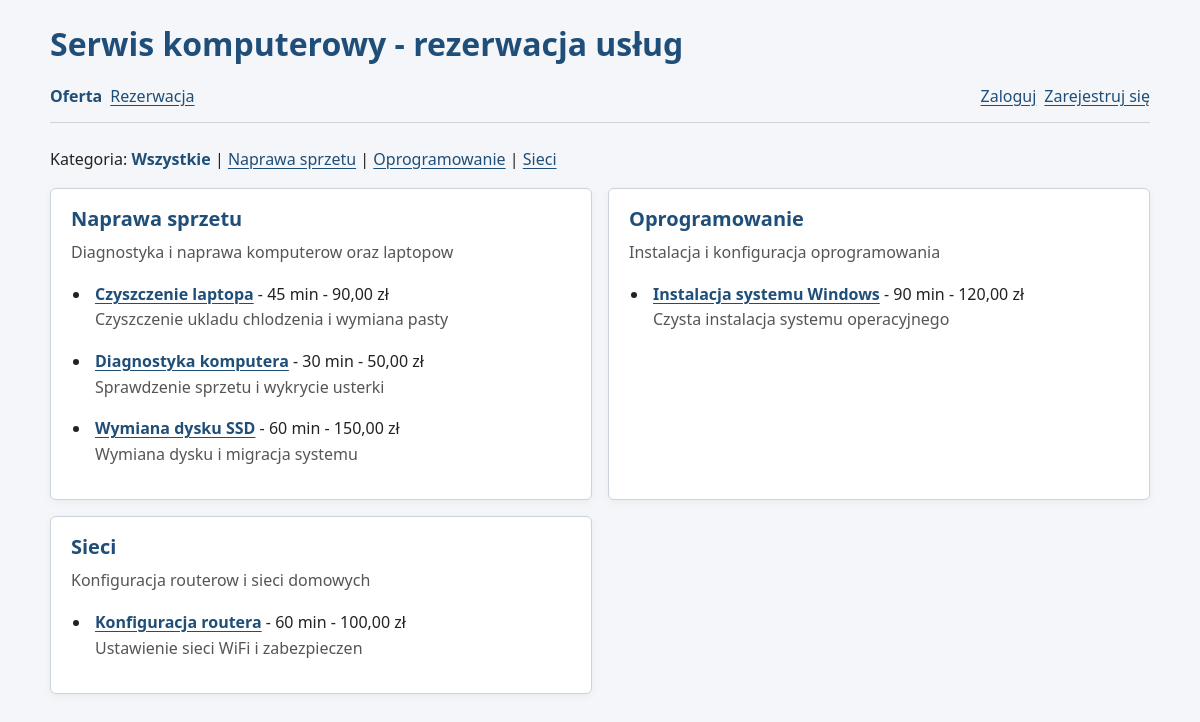
The page / on the database its author committed.
### tables this page shows
CREATE TABLE kategorie_uslug (
    id INT AUTO_INCREMENT PRIMARY KEY,
    nazwa VARCHAR(100) NOT NULL,
    opis TEXT
);

CREATE TABLE uslugi (
    id INT AUTO_INCREMENT PRIMARY KEY,
    kategoria_id INT NOT NULL,
    nazwa VARCHAR(100) NOT NULL,
    opis TEXT,
    czas_trwania INT NOT NULL,
    cena DECIMAL(8,2) NOT NULL,
    aktywna TINYINT(1) NOT NULL DEFAULT 1,
    FOREIGN KEY (kategoria_id) REFERENCES kategorie_uslug(id) ON DELETE RESTRICT,
    CHECK (czas_trwania > 0),
    CHECK (cena >= 0)
);

### public/index.php (the view, shortened to what this page needs)
<?php
require_once __DIR__ . '/../includes/wspolne.php';
require_once __DIR__ . '/../config/database.php';
$wybranaKategoria = isset($_GET['kategoria']) && is_string($_GET['kategoria']) && ctype_digit($_GET['kategoria'])
    ? (int) $_GET['kategoria']
    : 0;
$wszystkieKategorie = $pdo->query('SELECT id, nazwa FROM kategorie_uslug ORDER BY nazwa')->fetchAll(PDO::FETCH_ASSOC);
$stmt = $pdo->prepare(
    'SELECT k.id AS kategoria_id,
            k.nazwa AS kategoria_nazwa,
            k.opis AS kategoria_opis,
            u.id AS usluga_id,
            u.nazwa AS usluga_nazwa,
            u.opis AS usluga_opis,
            u.czas_trwania,
            u.cena
     FROM kategorie_uslug k
     LEFT JOIN uslugi u ON u.kategoria_id = k.id AND u.aktywna = 1
     WHERE ? = 0 OR k.id = ?
     ORDER BY k.nazwa, u.nazwa'
);
$stmt->execute([$wybranaKategoria, $wybranaKategoria]);
$wyniki = $stmt->fetchAll(PDO::FETCH_ASSOC);
$kategorie = [];
foreach ($wyniki as $wiersz) {
    $id = (int) $wiersz['kategoria_id'];
    $kategorie[$id] ??= [
        'nazwa'  => $wiersz['kategoria_nazwa'],
        'opis'   => $wiersz['kategoria_opis'],
        'uslugi' => [],
    ];
    if ($wiersz['usluga_nazwa'] !== null) {
        $kategorie[$id]['uslugi'][] = [
            'id'           => (int) $wiersz['usluga_id'],
            'nazwa'        => $wiersz['usluga_nazwa'],
            'opis'         => $wiersz['usluga_opis'],
            'czas_trwania' => (int) $wiersz['czas_trwania'],
            'cena'         => number_format((float) $wiersz['cena'], 2, ',', ' '),
        ];
    }
}
?>
    <p class="filtr-kategorii">
        Kategoria:
        <a href="index.php"<?= $wybranaKategoria === 0 ? ' aria-current="page"' : '' ?>>Wszystkie</a>
        <?php foreach ($wszystkieKategorie as $k): ?>
            | <a href="index.php?kategoria=<?= (int) $k['id'] ?>"<?= (int) $k['id'] === $wybranaKategoria ? ' aria-current="page"' : '' ?>><?= e($k['nazwa']) ?></a>
        <?php endforeach; ?>
    </p>
    <div class="uslugi">
        <?php foreach ($kategorie as $kategoria): ?>
            <section class="kategoria">
                <h2><?= e($kategoria['nazwa']) ?></h2>
                <?php if ($kategoria['opis']): ?>
                    <p><?= e($kategoria['opis']) ?></p>
                <?php endif; ?>
                <?php if ($kategoria['uslugi']): ?>
                    <ul>
                        <?php foreach ($kategoria['uslugi'] as $usluga): ?>
                            <li>
                                <strong><a href="usluga.php?id=<?= $usluga['id'] ?>"><?= e($usluga['nazwa']) ?></a></strong>
                                - <?= $usluga['czas_trwania'] ?> min
                                - <?= $usluga['cena'] ?> zł
                                <?php if ($usluga['opis']): ?>
                                    <p><?= e($usluga['opis']) ?></p>
                                <?php endif; ?>
                            </li>
                        <?php endforeach; ?>
                    </ul>
                <?php else: ?>
                    <p>Brak aktywnych usług w tej kategorii.</p>
                <?php endif; ?>
            </section>
        <?php endforeach; ?>
    </div>

### css/style.css (style rules this page uses)
:root { color-scheme: light; --kolor-glowny: #1f4e79; --kolor-glowny-hover: #173b5d; --kolor-tlo: #f4f6f9; --kolor-powierzchni: #fff; --kolor-tekst: #222; --kolor-tekst-pomocniczy: #555; --kolor-ramka: #ccd3dc; --kolor-blad: #b3261e; --kolor-blad-hover: #8c1d17; --kolor-blad-tlo: #fdecea; --kolor-sukces: #1e7b34; --kolor-sukces-tlo: #e8f5ec; --kolor-ostrzezenie: #e0b44a; --kolor-ostrzezenie-tlo: #fff6e0; --kolor-info-tlo: #e7eef7; --szerokosc-tresci: 800px; --szerokosc-formularza: 420px; --odstep-xs: 4px; --odstep-sm: 8px; --odstep-md: 12px; --odstep-lg: 16px; --odstep-xl: 24px; --odstep-xxl: 32px; --promien: 6px; --promien-maly: 4px; --cien: 0 2px 8px rgb(0 0 0 / 5%); --przejscie: 0.2s ease; }
*, *::before, *::after { box-sizing: border-box; }
html { -webkit-text-size-adjust: 100%; text-size-adjust: 100%; }
body { margin: 0; padding: 0 var(--odstep-lg) var(--odstep-xxl); font-family: system-ui, -apple-system, "Segoe UI", Roboto, Arial, Helvetica, sans-serif; font-size: 16px; line-height: 1.6; color: var(--kolor-tekst); background: var(--kolor-tlo); }
h1, h2 { color: var(--kolor-glowny); }
h2 { margin: 0 0 var(--odstep-sm); font-size: 1.25rem; line-height: 1.35; }
p { margin-top: 0; }
a { color: var(--kolor-glowny); text-underline-offset: 3px; transition: color var(--przejscie); }
form, .kategoria, .karta, .tabela, .licznik { background: var(--kolor-powierzchni); border: 1px solid var(--kolor-ramka); border-radius: var(--promien); box-shadow: var(--cien); }
.uslugi { display: grid; grid-template-columns: 1fr; gap: var(--odstep-lg); width: 100%; max-width: var(--szerokosc-tresci); margin: 0 auto; }
.kategoria { min-width: 0; margin: 0; padding: var(--odstep-lg) 20px; }
.kategoria p { color: var(--kolor-tekst-pomocniczy); }
.kategoria ul { margin-bottom: 0; padding-left: 20px; }
.kategoria li { padding-left: var(--odstep-xs); }
.kategoria li + li { margin-top: var(--odstep-md); }
.kategoria li strong { color: var(--kolor-tekst); }
body.admin, body.panel { --szerokosc-tresci: 1100px; }
.filtr-kategorii { max-width: var(--szerokosc-tresci); margin: 0 auto var(--odstep-lg); }
.filtr-kategorii a[aria-current="page"], .kroki .aktywny { font-weight: 700; text-decoration: none; }
@media (min-width: 700px) { .uslugi { grid-template-columns: repeat(2, minmax(0, 1fr)); } }

### rows shown on the page
kategorie_uslug: nazwa "Naprawa sprzetu"
kategorie_uslug: nazwa "Oprogramowanie"
kategorie_uslug: nazwa "Sieci"
uslugi: nazwa "Czyszczenie laptopa", czas_trwania "45", cena "90,00", opis "Czyszczenie ukladu chlodzenia i wymiana pasty"
uslugi: nazwa "Diagnostyka komputera", czas_trwania "30", cena "50,00", opis "Sprawdzenie sprzetu i wykrycie usterki"
uslugi: nazwa "Wymiana dysku SSD", czas_trwania "60", cena "150,00", opis "Wymiana dysku i migracja systemu"
uslugi: kategoria.nazwa "Oprogramowanie", kategoria.opis "Instalacja i konfiguracja oprogramowania", nazwa "Instalacja systemu Windows", czas_trwania "90", cena "120,00", opis "Czysta instalacja systemu operacyjnego"
uslugi: kategoria.nazwa "Sieci", kategoria.opis "Konfiguracja routerow i sieci domowych", nazwa "Konfiguracja routera", czas_trwania "60", cena "100,00", opis "Ustawienie sieci WiFi i zabezpieczen"

### other values the page prints
$tytul "Serwis komputerowy - rezerwacja usług"
$nazwa "Oferta"
$nazwa "Rezerwacja"
$kategoria['nazwa'] "Naprawa sprzetu"
$kategoria['opis'] "Diagnostyka i naprawa komputerow oraz laptopow"
